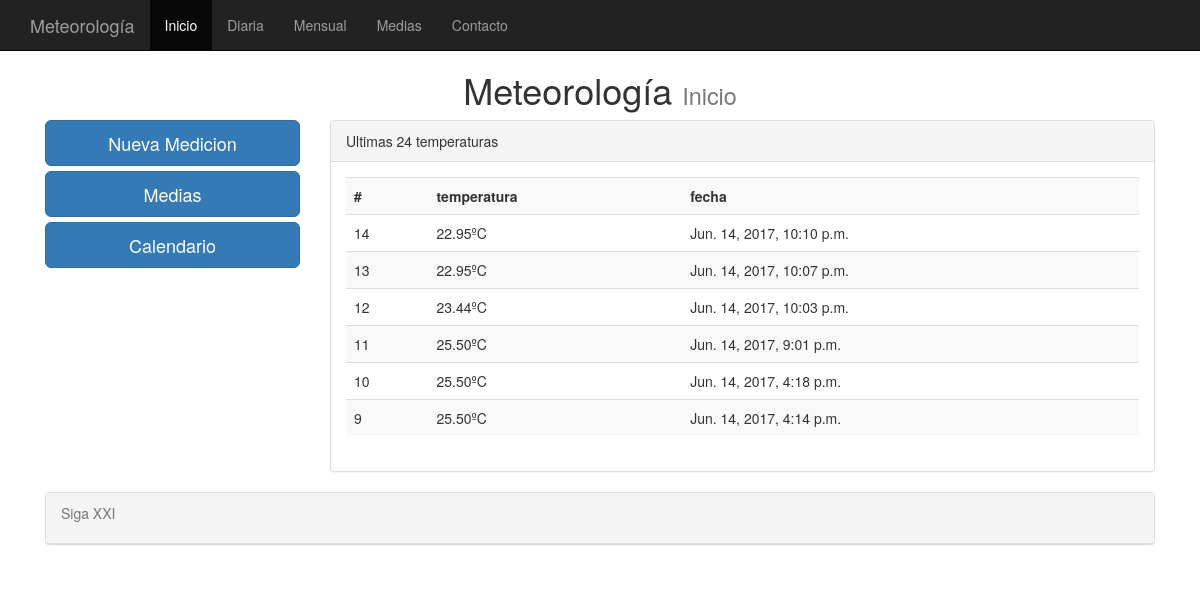
Page /home/ on the earlier database version.
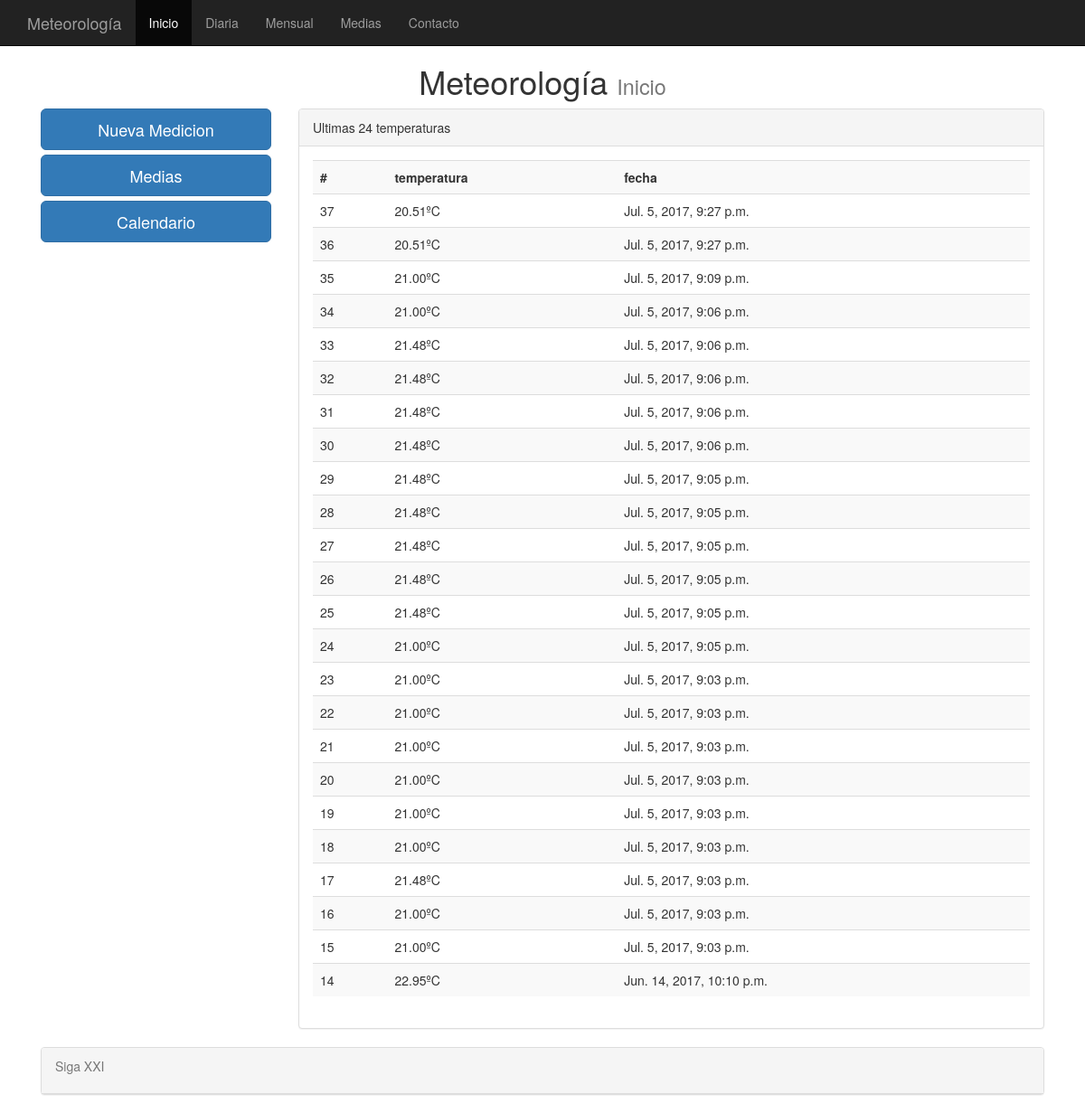
Same page on the later database version.
### bonito/models.py (models this page shows, shortened)
class temperatura(models.Model):
    fecha = models.DateTimeField(default=datetime.now, blank=False, null=False)
    temperatura = models.DecimalField(max_digits=5, decimal_places=2)
    class Meta:
        verbose_name_plural = "temperaturas"

### bonito/views.py (the view)
# urls.py: url(r'^home/', views.home, name = 'home'),
def home(request):
    las_temperaturas = temperatura.objects.order_by('-fecha')[:24]
    context = {'las_temperaturas': las_temperaturas }
    return render(request, 'bonito/home.html', context)

### templates/bonito/home.html (shortened to what this page needs)
{% extends "base.html" %}
{%   load   staticfiles   %}
{% block titulo %} Inicio {% endblock %}
{% block content %}
<row>
	<div class="col-md-3">
		<a href="/paciente/agregar" class="btn btn-primary btn-lg btn-block">Nueva Medicion</a>
		<a href="/pacientes" class="btn btn-primary btn-lg btn-block">Medias</a>
		<a href="/calendario" class="btn btn-primary btn-lg btn-block">Calendario</a>
		<br />
    </div>
    <div class="col-md-9" >
	    <div class="panel panel-default">
 		 	<div class="panel-heading">Ultimas 24 temperaturas</div>
         <div class="panel-body">
           <div class="table-responsive">
         		<table class="table table-striped">
                  <th>#</th>
                  <th>temperatura</th>
                  <th>fecha</th>
                  {% for temperatura in las_temperaturas %}
                  	<tr>
										<td>{{ temperatura.id }}</td>
										<td>{{ temperatura.temperatura }}ºC</td>
										<td>{{ temperatura.fecha }}</td>
                    </tr>
                  {% endfor %}
         	   </table>
			</div>
         </div>
         </div>
       </div>
    </div>
{% endblock %}

Differences in the rows shown:
no longer on this page (row unchanged): temperatura: id "13", temperatura "22.95", fecha "Jun. 14, 2017, 10:07 p.m."
no longer on this page (row unchanged): temperatura: id "12", temperatura "23.44", fecha "Jun. 14, 2017, 10:03 p.m."
no longer on this page (row unchanged): temperatura: id "11", temperatura "25.50", fecha "Jun. 14, 2017, 9:01 p.m."
no longer on this page (row unchanged): temperatura: id "10", temperatura "25.50", fecha "Jun. 14, 2017, 4:18 p.m."
no longer on this page (row unchanged): temperatura: id "9", temperatura "25.50", fecha "Jun. 14, 2017, 4:14 p.m."
added temperatura: id "37", temperatura "20.51", fecha "Jul. 5, 2017, 9:27 p.m."
added temperatura: id "36", temperatura "20.51", fecha "Jul. 5, 2017, 9:27 p.m."
added temperatura: id "35", temperatura "21.00", fecha "Jul. 5, 2017, 9:09 p.m."
added temperatura: id "34", temperatura "21.00", fecha "Jul. 5, 2017, 9:06 p.m."
added temperatura: id "33", temperatura "21.48", fecha "Jul. 5, 2017, 9:06 p.m."
added temperatura: id "32", temperatura "21.48", fecha "Jul. 5, 2017, 9:06 p.m."
added temperatura: id "31", temperatura "21.48", fecha "Jul. 5, 2017, 9:06 p.m."
added temperatura: id "30", temperatura "21.48", fecha "Jul. 5, 2017, 9:06 p.m."
added temperatura: id "29", temperatura "21.48", fecha "Jul. 5, 2017, 9:05 p.m."
added temperatura: id "28", temperatura "21.48", fecha "Jul. 5, 2017, 9:05 p.m."
added temperatura: id "27", temperatura "21.48", fecha "Jul. 5, 2017, 9:05 p.m."
added temperatura: id "26", temperatura "21.48", fecha "Jul. 5, 2017, 9:05 p.m."
added temperatura: id "25", temperatura "21.48", fecha "Jul. 5, 2017, 9:05 p.m."
added temperatura: id "24", temperatura "21.00", fecha "Jul. 5, 2017, 9:05 p.m."
added temperatura: id "23", temperatura "21.00", fecha "Jul. 5, 2017, 9:03 p.m."
added temperatura: id "22", temperatura "21.00", fecha "Jul. 5, 2017, 9:03 p.m."
added temperatura: id "21", temperatura "21.00", fecha "Jul. 5, 2017, 9:03 p.m."
added temperatura: id "20", temperatura "21.00", fecha "Jul. 5, 2017, 9:03 p.m."
added temperatura: id "19", temperatura "21.00", fecha "Jul. 5, 2017, 9:03 p.m."
added temperatura: id "18", temperatura "21.00", fecha "Jul. 5, 2017, 9:03 p.m."
added temperatura: id "17", temperatura "21.48", fecha "Jul. 5, 2017, 9:03 p.m."
added temperatura: id "16", temperatura "21.00", fecha "Jul. 5, 2017, 9:03 p.m."
added temperatura: id "15", temperatura "21.00", fecha "Jul. 5, 2017, 9:03 p.m."
